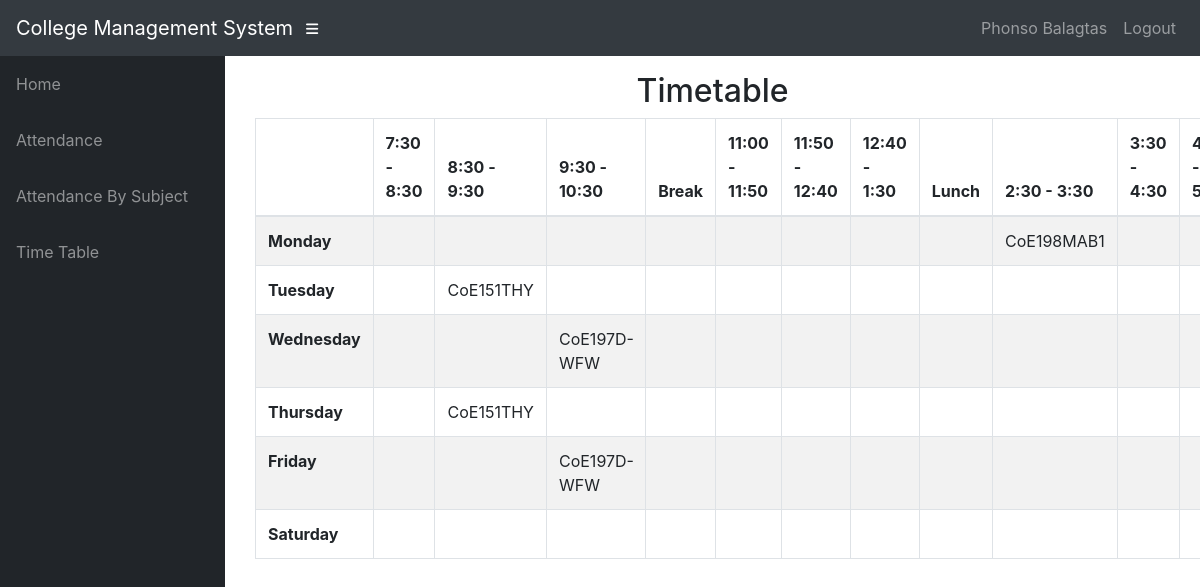
Page /info/student/ClassTiglao01/timetable/ (signed in) on the committed database.
### info/models.py (models this page shows, shortened)
class User(AbstractUser):
    @property
    def is_student(self):
        if hasattr(self, 'student'):
            return True
        return False

class Student(models.Model):
    user = models.OneToOneField(User, on_delete=models.CASCADE, null=True)
    class_id = models.ForeignKey(Class, on_delete=models.CASCADE, default=1)
    USN = models.CharField(primary_key='True', max_length=9, validators=[MinLengthValidator(9), MaxLengthValidator(9)])
    name = models.CharField(max_length=200)
    DOB = models.DateField(default='1998-01-01')

class AssignTime(models.Model):
    assign = models.ForeignKey(Assign, on_delete=models.CASCADE)
    period = models.CharField(max_length=50, choices=time_slots, default='11:00 - 11:50')
    day = models.CharField(max_length=15, choices=DAYS_OF_WEEK)

class Assign(models.Model):
    class_id = models.ForeignKey(Class, on_delete=models.CASCADE)
    course = models.ForeignKey(Course, on_delete=models.CASCADE)
    teacher = models.ForeignKey(Teacher, on_delete=models.CASCADE)
    class Meta:
        unique_together = (('course', 'class_id', 'teacher'),)

### info/views.py (the view)
# urls.py: path('student/<slug:class_id>/timetable/', views.timetable, name='timetable'),
@login_required()
def timetable(request, class_id):
    asst = AssignTime.objects.filter(assign__class_id=class_id)
    matrix = [['' for i in range(12)] for j in range(6)]
    for i, d in enumerate(DAYS_OF_WEEK):
        t = 0
        for j in range(12):
            if j == 0:
                matrix[i][0] = d[0]
                continue
            if j == 4 or j == 8:
                continue
            try:
                a = asst.get(period=time_slots[t][0], day=d[0])
                matrix[i][j] = a.assign.course_id#a.assign.course_id
            except AssignTime.DoesNotExist:
                pass
            t += 1
    context = {'matrix': matrix}
    return render(request, 'info/timetable.html', context)

### info/templates/info/timetable.html
{% extends 'info/base.html' %}
    {% block content %}
    <div class="container">
        <div class="container">
            <div class="row">
                <div class="col-md-12">
                    <h2 class="text-center">
                        Timetable
                    </h2>
                </div>
                <div id="no-more-tables">
                    <table class="col-sm-12 table table-bordered table-striped table-condensed cf">
                        <thead class="cf">
                            <tr>
                                <th>      </th>
                                <th>7:30 - 8:30</th>
                                <th>8:30 - 9:30</th>
                                <th>9:30 - 10:30</th>
                                <th>Break</th>
                                <th>11:00 - 11:50</th>
                                <th>11:50 - 12:40</th>
                                <th>12:40 - 1:30</th>
                                <th>Lunch</th>
                                <th>2:30 - 3:30</th>
                                <th>3:30 - 4:30</th>
                                <th>4:30 - 5:30</th>
                            </tr>
                        </thead>
                        <tbody>
                            {% for i in matrix %}
                            <tr>
                                {% for j in i %}
                                    {% if forloop.counter == 1 %}
                                    <td><b>{{ j }}</b></td>
                                    {% else %}
                                    <td>{{ j }}</td>
                                    {% endif %}
                                {% endfor %}
                            </tr>
                            {% endfor %}
                        </tbody>
                    </table>
                </div>
            </div>
        </div>
    </div>
    {% endblock %}

### info/templates/info/base.html (shortened to what this page needs)
<!DOCTYPE html>
<html lang="en">
  <head>
      {% load static %}
    <link href="{% static '/info/bootstrap/vendor/bootstrap/css/bootstrap.min.css' %}" rel="stylesheet">
    <link href="{% static '/info/bootstrap/vendor/fontawesome-free/css/all.min.css' %}" rel="stylesheet" type="text/css">
    <link href="{% static '/info/bootstrap/vendor/datatables/dataTables.bootstrap4.css' %}" rel="stylesheet">
    <link href="{% static '/info/bootstrap/css/sb-admin.css' %}" rel="stylesheet">
  </head>
  <body id="page-top">
    <nav class="navbar navbar-expand navbar-dark bg-dark static-top">
      <a class="navbar-brand mr-1" href="{% url 'index' %}">College Management System</a>
      <button class="btn btn-link btn-sm text-white order-1 order-sm-0" id="sidebarToggle" href="#">
        <i class="fas fa-bars"></i>
      </button>
        <div class="collapse navbar-collapse" id="navbarResponsive">
          <ul class="navbar-nav ml-auto">
            <li class="nav-item">
                {% if request.user.is_student %}
                    <a class="nav-link text-capitalize">{{ request.user.student.name }}</a>
                {% elif request.user.is_teacher %}
                    <a class="nav-link text-capitalize">{{ request.user.teacher.name }}</a>
                {% endif %}
            </li>
            <li class="nav-item">
                <a class="nav-link" href="#" data-toggle="modal" data-target="#logoutModal">Logout</a>
            </li>
          </ul>
        </div>
    </nav>
    <div id="wrapper">
      <ul class="sidebar navbar-nav">
            <li class="nav-item">
              <a class="nav-link" href="{% url 'index' %}">
                <span>Home</span>
              </a>
            </li>
        {% if request.user.is_student %}
            <li class="nav-item">
              <a class="nav-link" href="{% url 'attendance' request.user.student.USN %}">
                <span>Attendance</span>
              </a>
            </li>
            <li class="nav-item">
              <a class="nav-link" href="{% url 'attendance' request.user.student.USN %}">
                <span>Attendance By Subject</span>
              </a>
            </li>
              <li class="nav-item">
              <a class="nav-link" href="{% url 'timetable' request.user.student.class_id_id %}">
                <span>Time Table</span>
              </a>
            </li>
        {% endif %}
      </ul>
      <div id="content-wrapper">
        <div class="container-fluid">
            {% block content %}
            {% endblock %}
        </div>
      </div>
    </div>
  </body>
</html>

### rows in the picture
User: user.student.name "Phonso Balagtas"
AssignTime: day "Monday"
Assign: i "CoE198MAB1"
AssignTime: day "Tuesday"
Assign: i "CoE151THY" "CoE151THY"
AssignTime: day "Wednesday"
Assign: i "CoE197D-WFW" "CoE197D-WFW"
AssignTime: day "Thursday"
AssignTime: day "Friday"

### other values in the picture
{{ j }} "Saturday"
